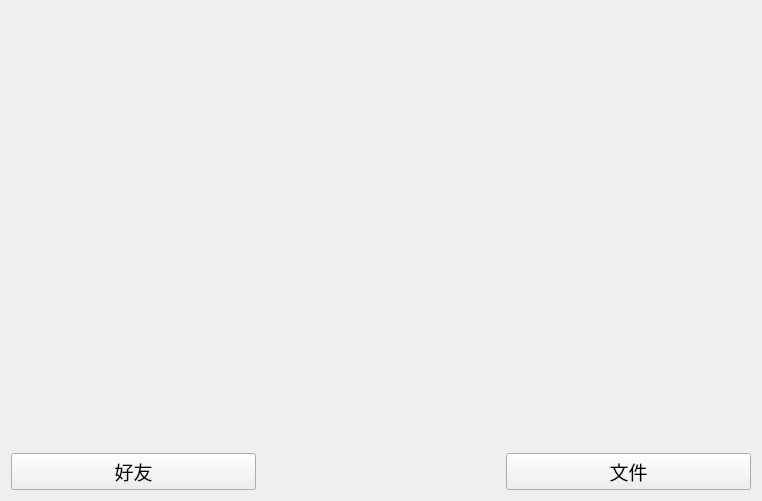
<?xml version="1.0" encoding="UTF-8"?>
<ui version="4.0">
 <class>Index</class>
 <widget class="QWidget" name="Index">
  <property name="geometry">
   <rect>
    <x>0</x>
    <y>0</y>
    <width>762</width>
    <height>501</height>
   </rect>
  </property>
  <property name="windowTitle">
   <string>Form</string>
  </property>
  <layout class="QVBoxLayout" name="verticalLayout">
   <item>
    <widget class="QStackedWidget" name="stackedWidget">
     <property name="currentIndex">
      <number>1</number>
     </property>
     <widget class="Friend" name="friendPage"/>
     <widget class="File" name="filePage"/>
    </widget>
   </item>
   <item>
    <layout class="QHBoxLayout" name="horizontalLayout">
     <item>
      <widget class="QPushButton" name="friend_Pb">
       <property name="sizePolicy">
        <sizepolicy hsizetype="Expanding" vsizetype="Fixed">
         <horstretch>0</horstretch>
         <verstretch>0</verstretch>
        </sizepolicy>
       </property>
       <property name="font">
        <font>
         <family>Agency FB</family>
         <pointsize>14</pointsize>
        </font>
       </property>
       <property name="text">
        <string>好友</string>
       </property>
      </widget>
     </item>
     <item>
      <spacer name="horizontalSpacer">
       <property name="orientation">
        <enum>Qt::Horizontal</enum>
       </property>
       <property name="sizeHint" stdset="0">
        <size>
         <width>40</width>
         <height>20</height>
        </size>
       </property>
      </spacer>
     </item>
     <item>
      <widget class="QPushButton" name="pushButton_2">
       <property name="sizePolicy">
        <sizepolicy hsizetype="Expanding" vsizetype="Fixed">
         <horstretch>0</horstretch>
         <verstretch>0</verstretch>
        </sizepolicy>
       </property>
       <property name="font">
        <font>
         <family>Agency FB</family>
         <pointsize>14</pointsize>
        </font>
       </property>
       <property name="text">
        <string>文件</string>
       </property>
      </widget>
     </item>
    </layout>
   </item>
  </layout>
 </widget>
 <customwidgets>
  <customwidget>
   <class>Friend</class>
   <extends>QWidget</extends>
   <header location="global">friend.h</header>
   <container>1</container>
  </customwidget>
  <customwidget>
   <class>File</class>
   <extends>QWidget</extends>
   <header>file.h</header>
   <container>1</container>
  </customwidget>
 </customwidgets>
 <resources/>
 <connections/>
</ui>
